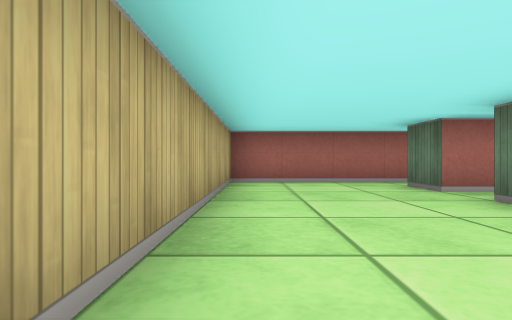
View 1 (above)

16 first-person views from a walk through a cub3D level. The camera is about half as high as the walls, looks level and sees 75° across. The floor is counted in squares. Each view is taken from the middle of a square. On the plan, view 1 faces up. The plan holds only what a view shows up to about 9 squares ahead; the rest is blank.

View 2
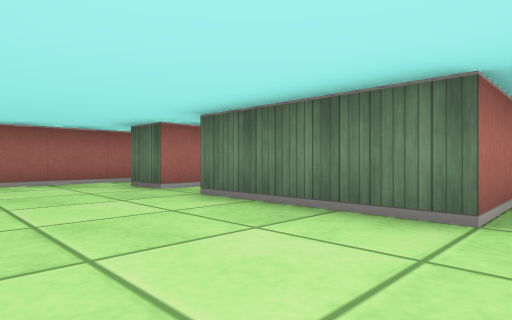

View 3
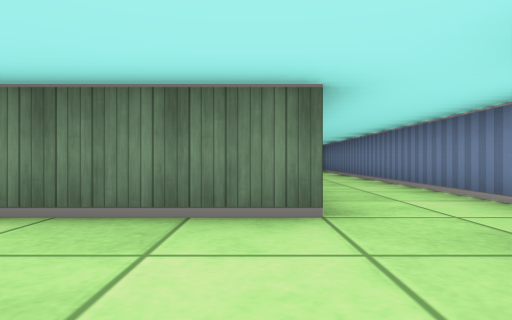

View 4
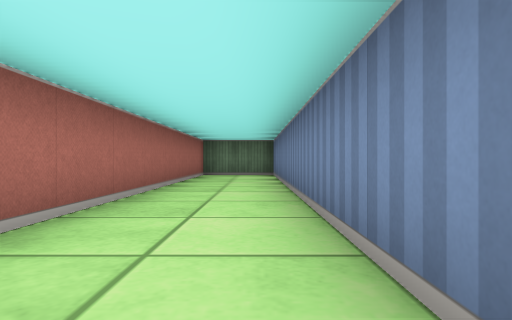

View 5
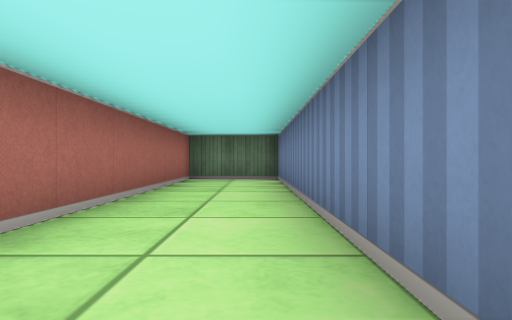

View 6
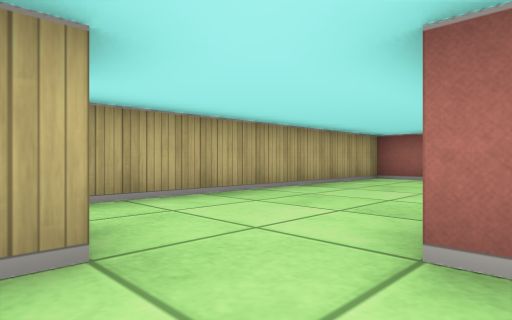

View 7
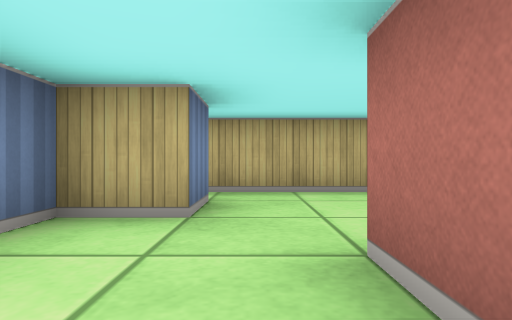

View 8
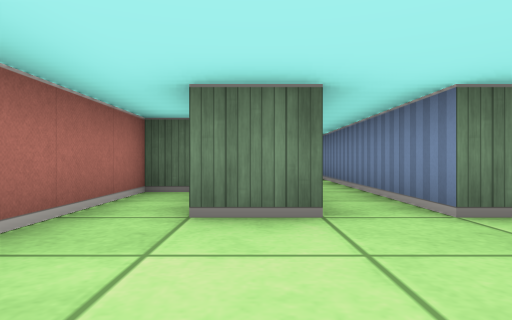

View 9
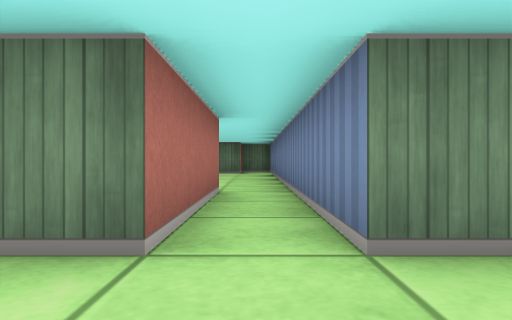

View 10
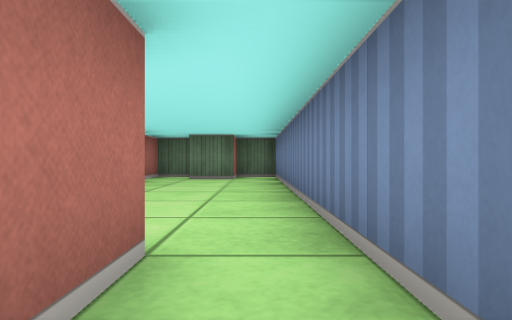

View 11
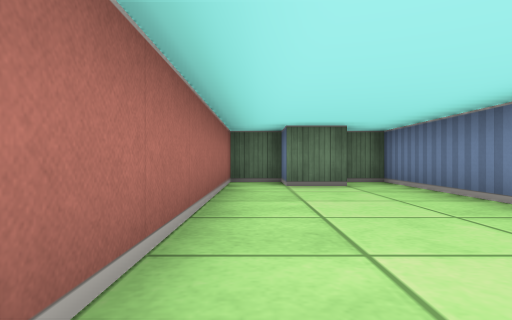

View 12
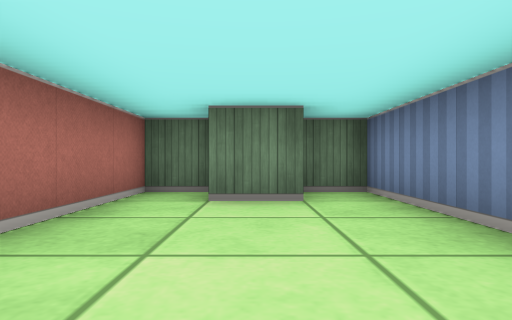

View 13
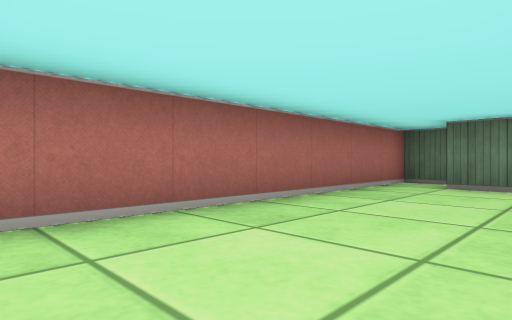

View 14
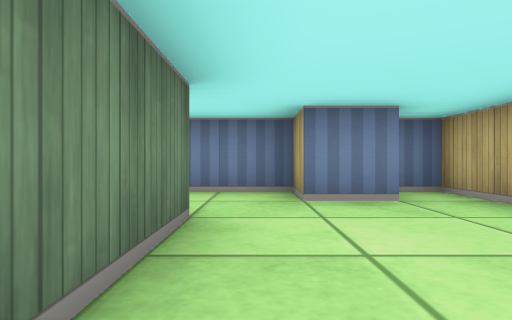

View 15
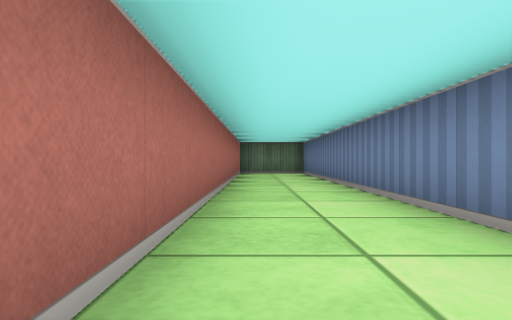

View 16
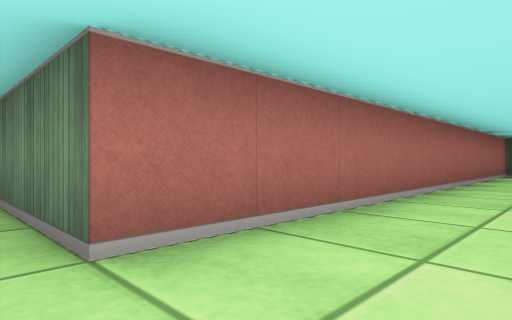

### Floor plan
Ten units are one square. View 1 is at (0, 0); x grows to the right and y downward. Boxes are objects, and circles mark ways between rooms. Rooms are numbered by the first view taken in them; rooms with no view inside come last. Other rooms are left out.
<svg viewBox="-10 -70 140 91">
<path fill="none" stroke="#000" d="M5 5 15 5 15 15 122 15M55 -45 25 -45 25 -55M45 -59 45 -65 -5 -65 -5 15 1 15M125 16 125 -5 25 -5 25 -35 55 -35M55 -35 125 -35 125 -45 115 -45 115 -55 125 -55 125 -65 62 -65"/>
<circle cx="50" cy="-40" r="3" fill="#2a7"/>
<text x="40" y="0">1</text>
<text x="90" y="-50">2</text>
</svg>
Room 1 opens to room 2.

Where each view was taken, in squares from view 1:
view 1: 0 up, 0 right, facing up
view 2: 0 up, 0 right, facing up-right
view 3: 1 up, 0 right, facing right
view 4: 1 down, 3 right, facing right
view 5: 1 down, 5 right, facing right
view 6: 1 down, 3 right, facing up-left
view 7: 0 up, 4 right, facing left
view 8: 5 up, 0 right, facing right
view 9: 4 up, 1 right, facing right
view 10: 4 up, 4 right, facing right
view 11: 6 up, 6 right, facing right
view 12: 5 up, 8 right, facing right
view 13: 4 up, 6 right, facing up-right
view 14: 3 up, 2 right, facing down
view 15: 0 up, 2 right, facing right
view 16: 1 down, 2 right, facing up-right
